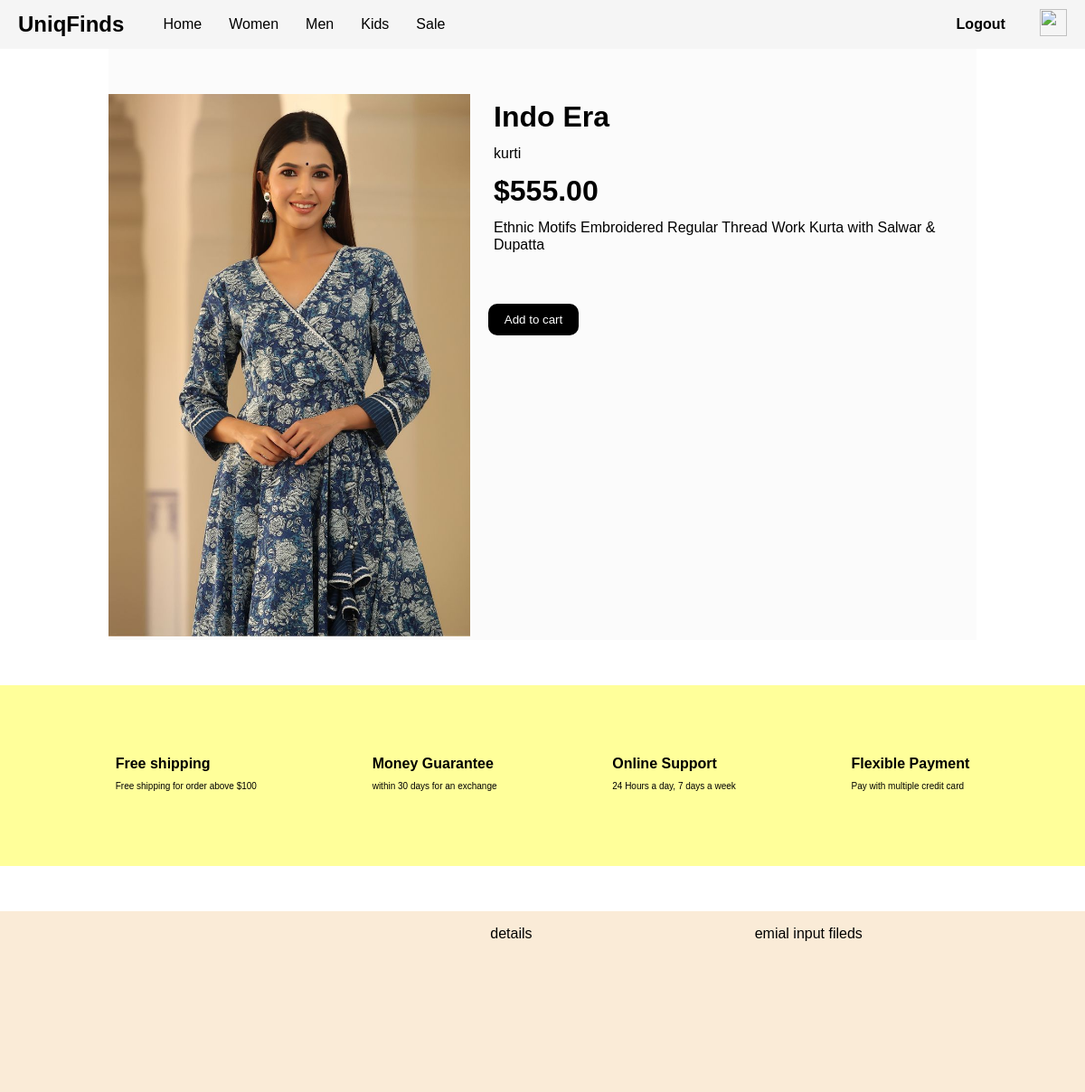
The app's page /items/Indo-era/ with its own data.
### app/models.py (models this page shows, shortened)
class Product(models.Model):
    name = models.CharField(max_length=255)
    category = models.ForeignKey(Category, on_delete=models.CASCADE, related_name='products')
    description = models.TextField()
    price = models.DecimalField(max_digits=10, decimal_places=2)
    stock = models.PositiveIntegerField()
    image = models.ImageField(upload_to='product_images/', blank=True, null=True)
    slug = models.SlugField(unique=True)
    created_at = models.DateTimeField(auto_now_add=True)
    updated_at = models.DateTimeField(auto_now=True)

class Category(models.Model):
    name = models.CharField(max_length=255)
    description = models.TextField(blank=True, null=True)
    slug = models.SlugField(unique=True)
    class Meta:
        verbose_name_plural = "Categories"
    def __str__(self):
        return self.name

### app/views.py (the view)
# urls.py: path('items/<slug:slug_>/',items,name="items"),
def items(request,slug_):
    item = get_object_or_404(Product,slug=slug_)
    return render(request,'html/items.html',{'item':item})

### templates/html/items.html (shortened to what this page needs)
{% extends "html/footer.html" %}
{% load static %}
{% block main %}
<!DOCTYPE html>
<html lang="en">
<head>
    <link rel="stylesheet" href="{% static 'css/items.css' %}">
</head>
<body>
    <div class="conatiner">
        <div class="sudo_conatiner">
            <div class="items-image">
                <img src="{{item.image.url}}" alt="">
            </div>
            <div class="details">
                <h1>{{item.name}}</h1>
                <p>{{item.category}}</p>
                <h1>${{item.price}}</h1>
                <p>{{item.description}}</p>
                <button class="cart" onclick="location.href='{% url 'add_to_cart' slug=item.slug %}'">Add to cart</button>
            </div>
        </div>
    </div>
</body>
</html>
{% endblock main %}

### static/css/foot.css (style rules this page uses)
body { margin: 0; padding: 0; font-family: Arial, sans-serif; }

### static/css/items.css (style rules this page uses)
body { margin: 0; padding: 0; font-family: Arial, sans-serif; }
.conatiner { background-color: rgb(255, 255, 255); display: flex; justify-content: center; }
.sudo_conatiner { display: flex; flex-direction: row; background-color: rgb(251, 251, 251); width: 80%; }
.items-image img { margin-top: 50px; width: 400px; }
.details { margin-top: 50px; background-color: transparent; margin-left: 20px; display: flex; flex-direction: column; line-height: 1.2; }
.details h1, .details p { margin: 6px 6px; }
.cart { margin-top: 50px; background-color: rgb(0, 0, 0); border: none; color: white; padding: 10px; border-radius: 10px; cursor: pointer; width: 100px; }

### records on screen
Product: image (picture), name "Indo Era", category "kurti", price "555.00", description "Ethnic Motifs Embroidered Regular Thread Work Kurta with Salwar & Dupatta"
